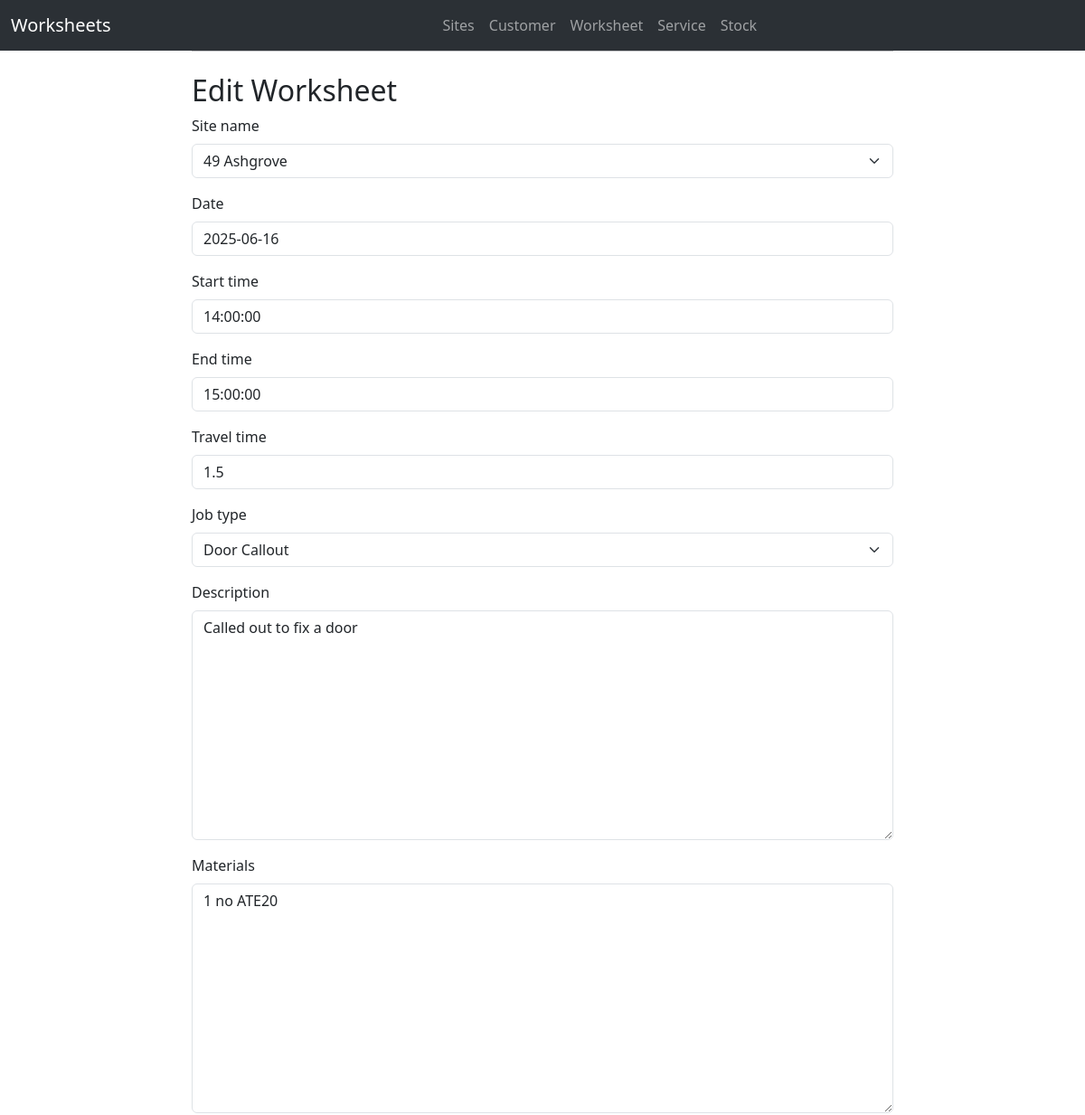
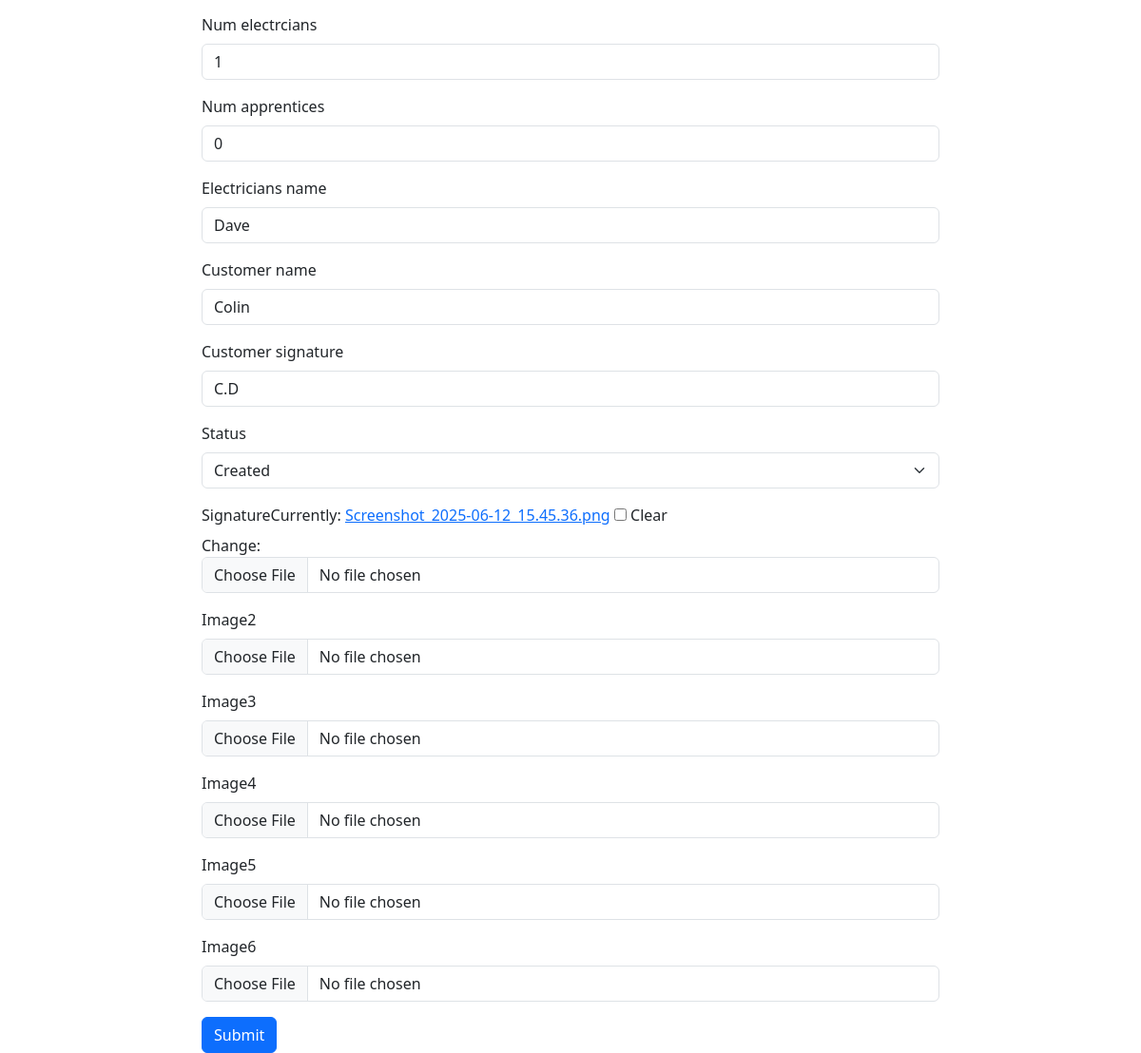
The page /worksheet/edit_worksheet/1 on the database its author committed (2 pictures, top to bottom).
### workforms/models.py (models this page shows)
class Site(models.Model):
    site_name = models.CharField(max_length=40)
    address = models.CharField(max_length=40, blank=True)
    town = models.CharField(max_length=40, blank=True)
    county = models.CharField(max_length=40, blank=True)
    country = models.CharField(max_length=40, blank=True)
    aircode = models.CharField(max_length=40, blank=True)
    def __str__(self):
        return str(self.site_name)

class Worksheet(models.Model):
    site_name = models.ForeignKey(Site, on_delete=models.CASCADE)
    date = models.DateField()
    start_time = models.TimeField(blank=True )
    end_time = models.TimeField(blank=True )
    travel_time = models.FloatField(blank=True)
    job_type = models.CharField(max_length=50, choices=Choices.JOB_TYPE)
    description = models.TextField()
    materials = models.TextField(blank=True)
    num_electrcians = models.IntegerField()
    num_apprentices = models.IntegerField()
    electricians_name = models.CharField(max_length=30)
    customer_name = models.CharField(max_length=50)
    customer_signature = models.CharField(max_length=50)
    status = models.CharField(max_length=50, choices=Choices.STATUS, default="Created")
    signature = models.ImageField(blank=True)
    image2 = models.ImageField(blank=True)
    image3 = models.ImageField(blank=True)
    image4 = models.ImageField(blank=True)
    image5 = models.ImageField(blank=True)
    image6 = models.ImageField(blank=True)

### workforms/views.py (the view)
# urls.py: path('worksheet/edit_worksheet/<id>', views.edit_worksheet, name="edit_worksheet"),
def edit_worksheet(request, id):
    worksheet = Worksheet.objects.get(id=id)
    if request.method == 'POST':
        form = WorksheetForm(request.POST, instance=worksheet)
        if form.is_valid():
            form.save()
            return redirect('worksheet', worksheet.id)
    else:
        form = WorksheetForm(instance=worksheet)
    return render(request, 'edit_worksheet.html', {'form': form})

### workforms/forms.py
class WorksheetForm(forms.ModelForm):
    class Meta :
        model = Worksheet
        fields = ["site_name","date","start_time","end_time","travel_time","job_type","description","materials","num_electrcians","num_apprentices","electricians_name","customer_name","customer_signature","status","signature","image2","image3","image4","image5","image5","image6"]

### workforms/templates/edit_worksheet.html (shortened to what this page needs)
{% extends 'base.html' %}
{% block content %}
<h2>Edit Worksheet</h2>
  {% load django_bootstrap5 %}
    <form method="post">
        {% bootstrap_form form %}
        {% bootstrap_button button_type="submit" content="Submit" %}
    </form>
{% endblock %}

### rows shown on the page
Site: site_name "49 Ashgrove"
Worksheet: date "2025-06-16", start_time "14:00:00", end_time "15:00:00", travel_time "1.5", job_type "Door Callout", description "Called out to fix a door", materials "1 no ATE20", num_electrcians "1", num_apprentices "0", electricians_name "Dave", customer_name "Colin", customer_signature "C.D", status "Created"
